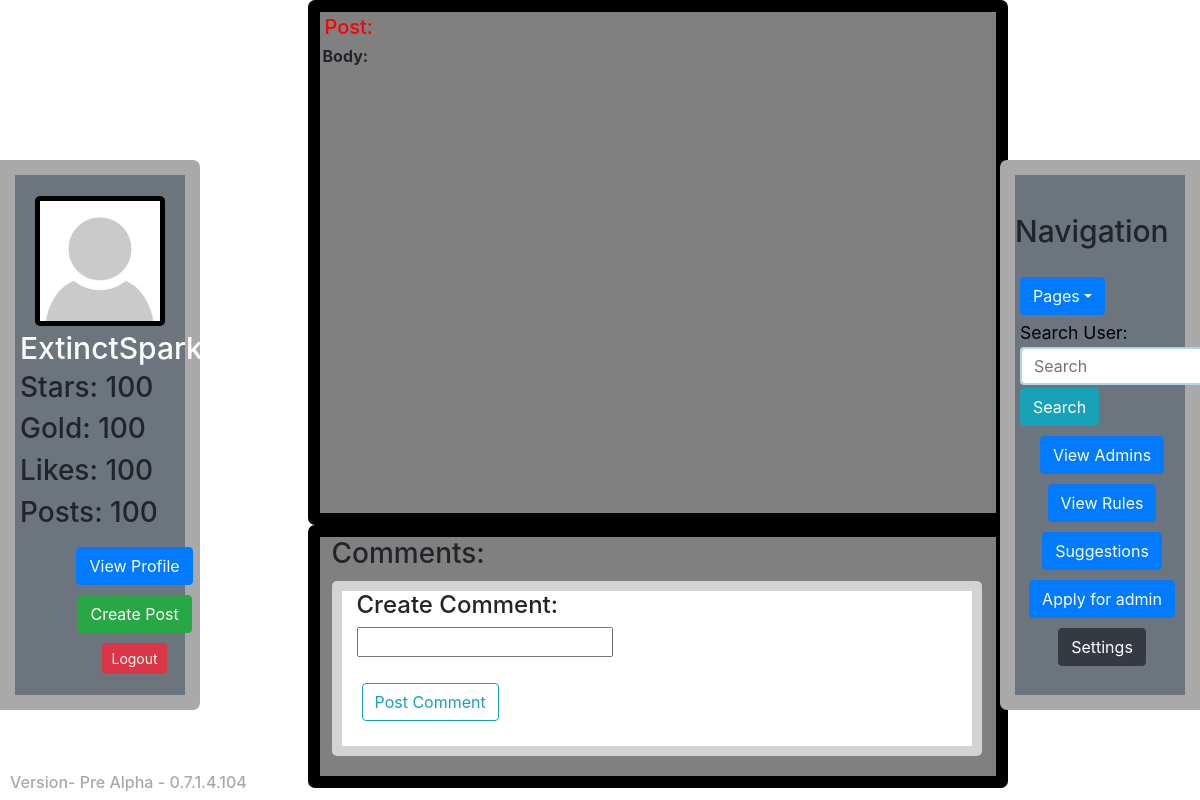
Before: /home/6 (signed in) with the older database file.
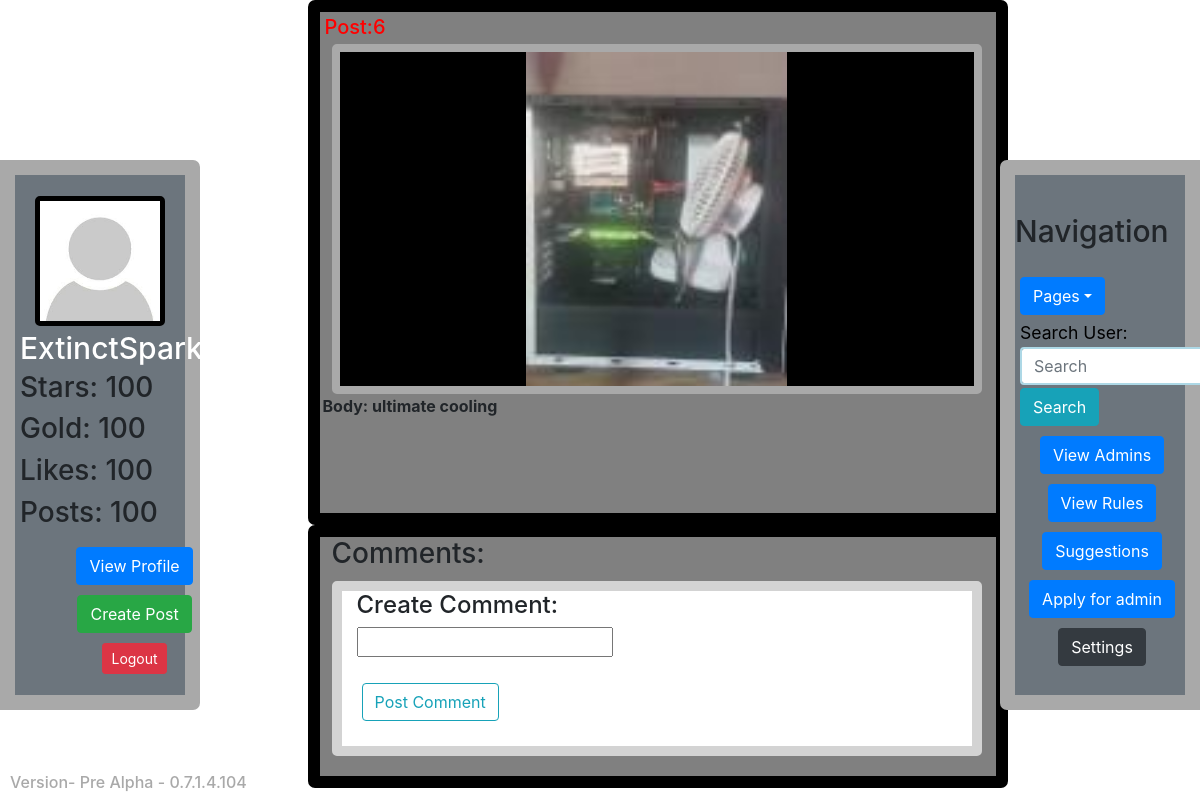
After: the same page with the newer database file.
### app/models.py (models this page shows, shortened)
class Post(db.Model):
    id = db.Column(db.Integer, primary_key=True)
    image = db.Column(db.String(120))
    body = db.Column(db.String(120))
    likes = db.Column(db.Integer, default=0)
    user_id = db.Column(db.Integer, db.ForeignKey('user.id'))
    comments = db.relationship('Comments', lazy=True)
    date_posted = db.Column(db.DateTime, nullable=False, default=datetime.utcnow)

### app/routes.py (the view)
@app.route('/home/<int:post_id>', methods=['POST', 'GET'])
def comment(post_id):
    form = CommentForm()
    post = Post.query.filter_by(id=post_id).first()
    comments = Comments.query.filter_by(post_id=post_id)
    if form.validate_on_submit():
      comment = Comments(body=form.body.data, post_id=post_id)
      db.session.add(comment)
      db.session.commit()
      flash("Comment Posted")
      return redirect(url_for('comment', post_id=post_id))
    return render_template("comments.html", form=form, post=post, comments=comments, title="Comments")

### app/forms.py
class CommentForm(FlaskForm):
    body = StringField('Comment', validators=[Length(min=1, max=120), DataRequired()])
    submit = SubmitField('Post Comment')

### app/models.py (called while the page is built)
@login_manager.user_loader
def load_user(user_id):
    return User.query.get(int(user_id))

### app/templates/comments.html (shortened to what this page needs)
{% extends "layout.html" %}
{% block content %}
  <div id="postwimage" class="container">
      <h1 class="postidnumber">Post:{{post.id}} </h1>
      {% if post.image %}
      <div class="postimagebox">
        <img class="postimage" src="/static/post_pics/{{post.image}}" alt="If you can read this you might be thinking why didnt this image display and im here to tell you it sounds like a you problem but if you want to do somthing about it then report the issue and we might take a look at it - from: LILBOI">
      </div>
      {% endif %}
      <div class="postbody">
        <p><strong>Body: {{post.body}}</strong></p>
      </div>
  </div>
  <div class="commentsbackground">
    <h3>Comments:</h3>
    <div class="commentpostbox">
      <h4>Create Comment:</h4>
      <form method="POST", action="">
           <fieldset class="form-group">
               <div2 class="form-group">
                 {{form.body}}
               </div2>
           </fieldset>
           <div class="form-group">
                {{ form.submit(class="btn btn-outline-info") }}
                </div>
         </form>
    </div>
  </div>
{% endblock %}

Changed rows visible on the page:
added Post: id "6", image (picture), body "ultimate cooling"
